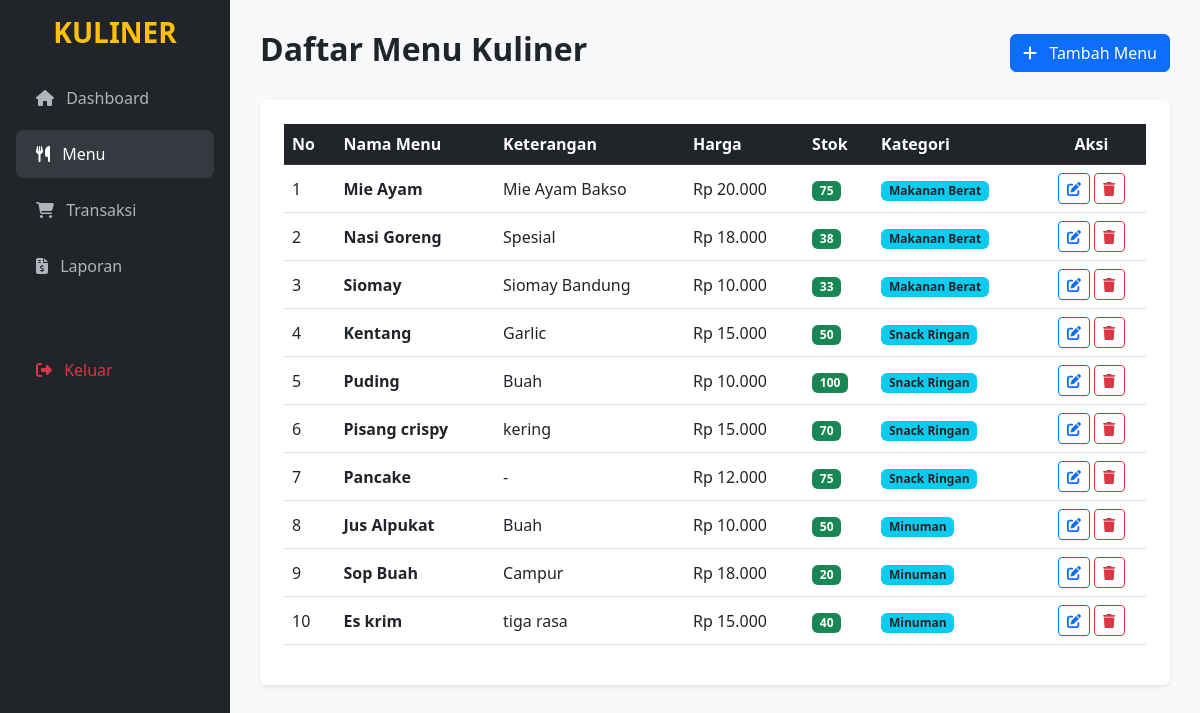
The page /menu.php (signed in) on the database its author committed.
### tables this page shows
CREATE TABLE `daftar_menu` (
  `no` int(11) NOT NULL,
  `nama_menu` varchar(100) DEFAULT NULL,
  `keterangan` varchar(255) DEFAULT NULL,
  `kategori` int(11) DEFAULT NULL,
  `harga` int(11) DEFAULT NULL,
  `stok` int(11) DEFAULT NULL
);

CREATE TABLE `kategori` (
  `id_kategori` int(11) NOT NULL,
  `kategori_menu` varchar(100) DEFAULT NULL
);

### menu.php (the view, shortened to what this page needs)
<?php
include 'koneksi.php';
?>
<!DOCTYPE html>
<html lang="id">
<head>
    <link href="https://cdn.jsdelivr.net/npm/bootstrap@5.3.0/dist/css/bootstrap.min.css" rel="stylesheet">
</head>
<body>
    <div class="sidebar p-3">
        <h3 class="text-center mb-4 fw-bold text-warning">KULINER</h3>
        <ul class="nav flex-column">
            <li class="nav-item mb-2"><a href="dashboard.php" class="nav-link"><i class="fas fa-home me-2"></i> Dashboard</a></li>
            <li class="nav-item mb-2"><a href="menu.php" class="nav-link active"><i class="fas fa-utensils me-2"></i> Menu</a></li>
            <li class="nav-item mb-2"><a href="transaksi.php" class="nav-link"><i class="fas fa-shopping-cart me-2"></i> Transaksi</a></li>
            <?php if($_SESSION['level'] == 'Admin' || $_SESSION['level'] == '1'): ?>
            <li class="nav-item mb-2"><a href="laporan.php" class="nav-link"><i class="fas fa-file-invoice-dollar me-2"></i> Laporan</a></li>
            <?php endif; ?>
            <li class="nav-item mt-5"><a href="logout.php" class="nav-link text-danger"><i class="fas fa-sign-out-alt me-2"></i> Keluar</a></li>
        </ul>
    </div>
    <div class="main-content">
        <div class="d-flex justify-content-between align-items-center mb-4">
            <h2 class="fw-bold">Daftar Menu Kuliner</h2>
            <a href="tambah_menu.php" class="btn btn-primary">
                <i class="fas fa-plus me-2"></i> Tambah Menu
            </a>
        </div>
        <div class="card border-0 shadow-sm p-4">
            <table class="table table-hover align-middle">
                <thead class="table-dark">
                    <tr>
                        <th>No</th>
                        <th>Nama Menu</th>
                        <th>Keterangan</th>
                        <th>Harga</th>
                        <th>Stok</th>
                        <th>Kategori</th>
                        <th class="text-center">Aksi</th>
                    </tr>
                </thead>
                <tbody>
                    <?php
                    $sql = mysqli_query($koneksi, "SELECT daftar_menu.*, kategori.kategori_menu
                                                 FROM daftar_menu
                                                 LEFT JOIN kategori ON daftar_menu.kategori = kategori.id_kategori");
                    $no = 1;
                    while($d = mysqli_fetch_array($sql)){
                    ?>
                    <tr>
                        <td><?= $no++; ?></td>
                        <td><span class="fw-bold"><?= $d['nama_menu']; ?></span></td>
                        <td><?= $d['keterangan']; ?></td>
                        <td>Rp <?= number_format($d['harga'], 0, ',', '.'); ?></td>
                        <td>
                            <?php if($d['stok'] <= 5): ?>
                                <span class="badge bg-danger">Sisa <?= $d['stok']; ?></span>
                            <?php else: ?>
                                <span class="badge bg-success"><?= $d['stok']; ?></span>
                            <?php endif; ?>
                        </td>
                        <td><span class="badge bg-info text-dark"><?= $d['kategori_menu']; ?></span></td>
                        <td class="text-center">
                            <a href="edit_menu.php?id=<?= $d['no']; ?>" class="btn btn-sm btn-outline-primary"><i class="fas fa-edit"></i></a>
                            <a href="hapus_menu.php?id=<?= $d['no']; ?>" onclick="return confirm('Yakin hapus?')" class="btn btn-sm btn-outline-danger"><i class="fas fa-trash"></i></a>
                        </td>
                    </tr>
                    <?php } ?>
                </tbody>
            </table>
        </div>
    </div>
</body>
</html>

### menu.php (style rules this page uses)
.sidebar { min-height: 100vh; background: #212529; color: white; position: fixed; width: 230px; }
.main-content { margin-left: 230px; padding: 30px; background: #f8f9fa; min-height: 100vh; }
.nav-link { color: #adb5bd; padding: 12px 20px; }
.nav-link:hover, .nav-link.active { color: white; background: #343a40; border-radius: 8px; }

### rows shown on the page
daftar_menu: nama_menu "Mie Ayam", keterangan "Mie Ayam Bakso", harga "20.000", stok "75", kategori.kategori_menu "Makanan Berat"
daftar_menu: nama_menu "Nasi Goreng", keterangan "Spesial", harga "18.000", stok "38", kategori.kategori_menu "Makanan Berat"
daftar_menu: nama_menu "Siomay", keterangan "Siomay Bandung", harga "10.000", stok "33", kategori.kategori_menu "Makanan Berat"
daftar_menu: nama_menu "Kentang", keterangan "Garlic", harga "15.000", stok "50", kategori.kategori_menu "Snack Ringan"
daftar_menu: nama_menu "Puding", keterangan "Buah", harga "10.000", stok "100", kategori.kategori_menu "Snack Ringan"
daftar_menu: nama_menu "Pisang crispy", keterangan "kering", harga "15.000", stok "70", kategori.kategori_menu "Snack Ringan"
daftar_menu: nama_menu "Pancake", keterangan "-", harga "12.000", stok "75", kategori.kategori_menu "Snack Ringan"
daftar_menu: nama_menu "Jus Alpukat", keterangan "Buah", harga "10.000", stok "50", kategori.kategori_menu "Minuman"
daftar_menu: nama_menu "Sop Buah", keterangan "Campur", harga "18.000", stok "20", kategori.kategori_menu "Minuman"
daftar_menu: nama_menu "Es krim", keterangan "tiga rasa", harga "15.000", stok "40", kategori.kategori_menu "Minuman"
